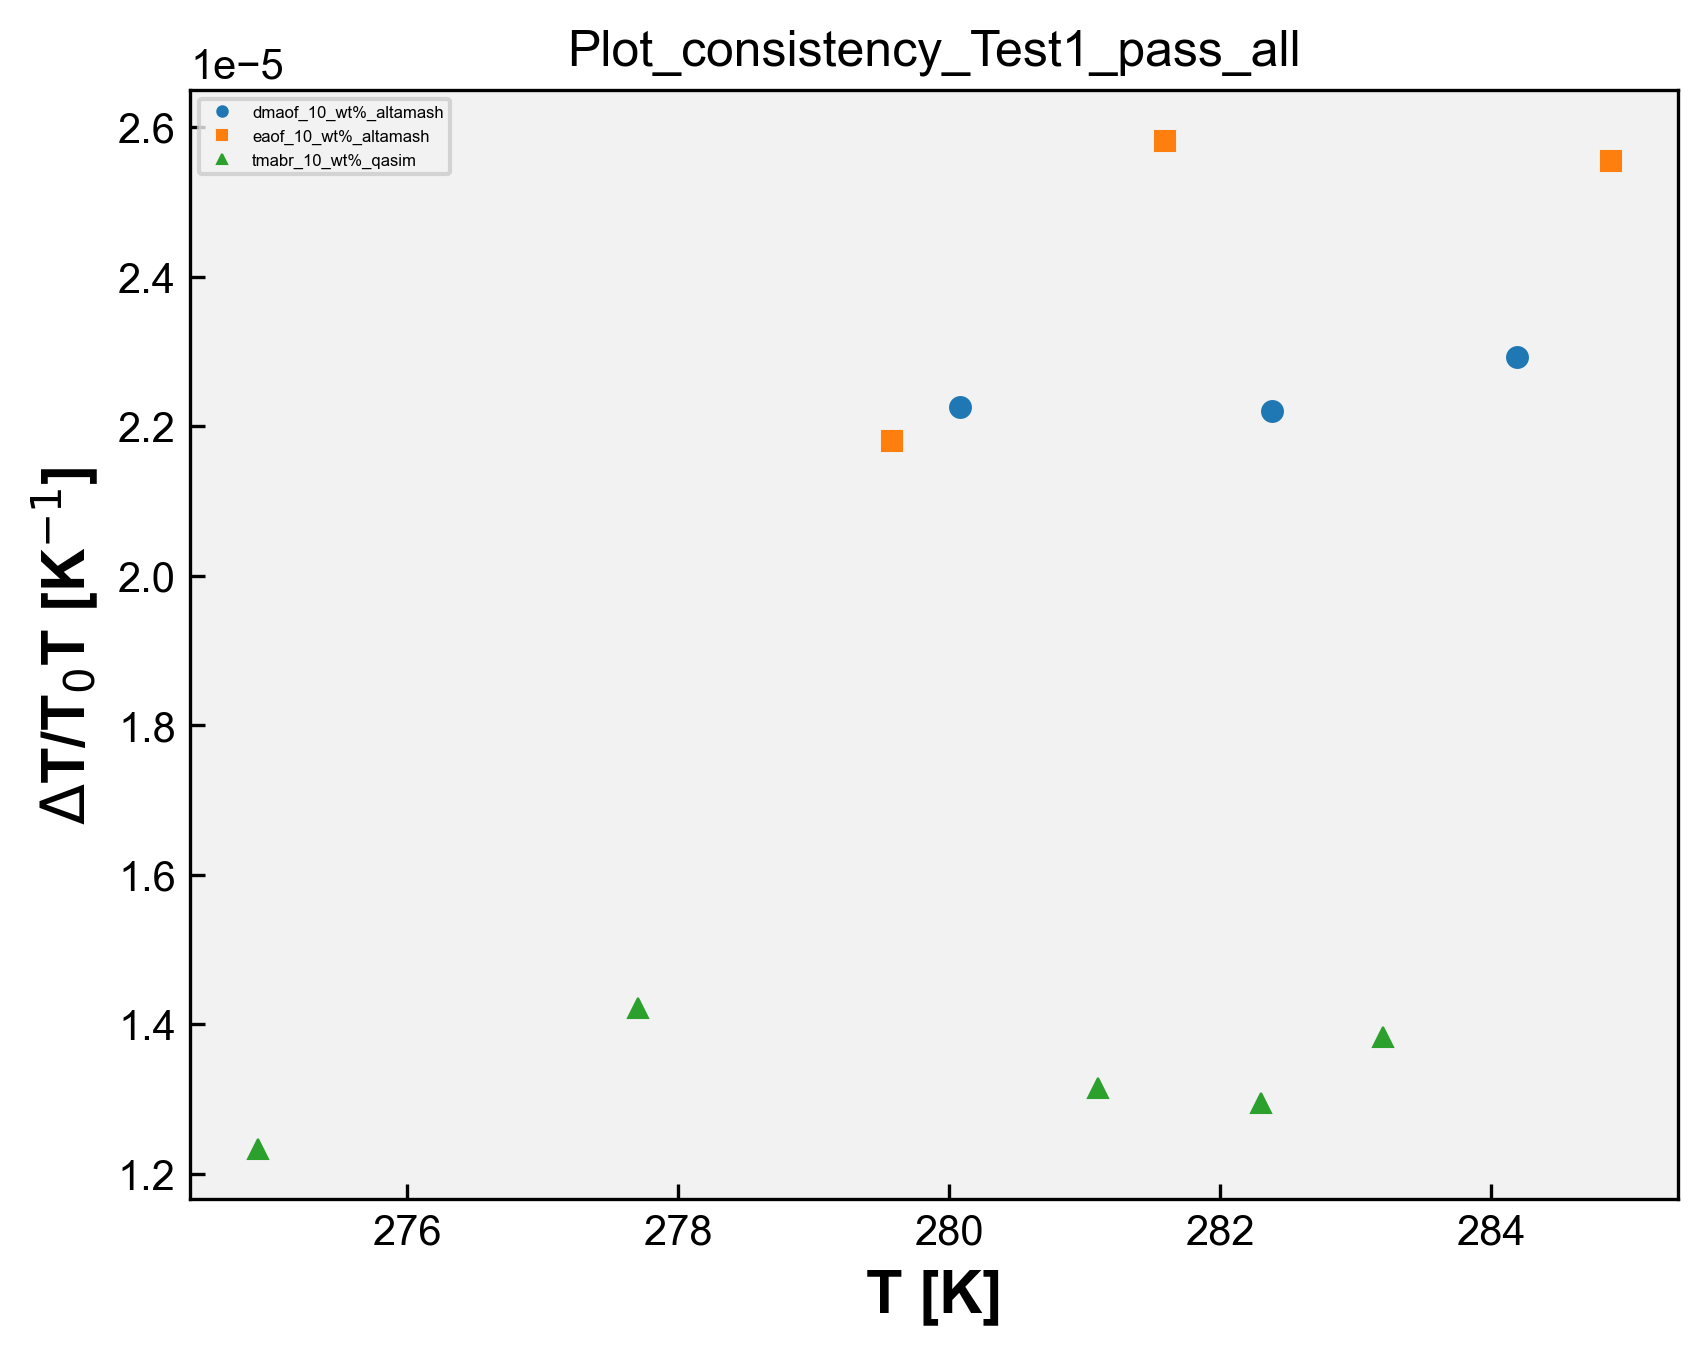

The Python source for this figure:
# Plot_consistency - Test1_pass
import matplotlib.pyplot as plt
import matplotlib
from matplotlib.font_manager import FontProperties
import pandas as pd
import numpy as np
import openpyxl
import os

matplotlib.rcParams['font.family'] = "Arial" # change the default font # mudança da fonte
matplotlib.rcParams['xtick.direction'] = 'in' # change the ticks direction # mudança da direção dos marcadores ao longo dos eixos de um gráfico que indicam valores específicos
matplotlib.rcParams['ytick.direction'] = 'in'
font = FontProperties() # cria uma instância de propriedades de fontes, tamanho, estilo e família
font.set_family('sans-serif') # 'serif', 'sans-serif', 'cursive', 'fantasy', or 'monospace' # família da fonte
font.set_name('Arial') # nome da fonte
font.set_weight('bold') # 'ultralight', 'light', 'normal', 'regular', 'book', 'medium', 'roman', 'semibold', 'demibold', 'demi', 'bold', 'heavy', 'extra bold', 'black' # peso da fonte
font.set_style('normal') #'normal', 'italic' or 'oblique' # estilo da fonte, negrito, itálico, normal, etc
font.set_size('x-large') # xx-small', 'x-small', 'small', 'medium', 'large', 'x-large', 'xx-large' # tamanho da fonte
plt.rcParams['figure.dpi'] = 300 # resolução padrão para as figuras exibidas na tela
plt.rcParams['savefig.dpi'] = 300 # resolução padrão para as figuras salvas em arquivos PNG, PDF ou SVG
opt = {'fillstyle':'full','markersize':5,'markeredgewidth':0.5} # aparência dos marcadores, fillstyle: full - estilo de preenchimento markersize: 5 - tamanho do marcador markeredgewidth: 0.5 largura da borda do marcador
plt.rcParams['figure.facecolor'] = (1.0,1.0,1.0,0.0) # cor de fundo da figura como transparente
plt.rcParams['axes.facecolor'] = '0.95' # cor de fundo dos eixos como uma tonalidade de cinza claro
#plt.rcParams['figure.figsize'] = (4,4) # tamanho da figura padrão em polegadas


caminho_arquivo = 'Test1_pass.xlsx' # caminho do arquivo de DMA
wb = openpyxl.load_workbook(caminho_arquivo) # ler dados de abas individuais do arquivo Excel sem abrir e fechar repetidamente, mantém aberto. Mais eficiente se você precisa ler dados de várias abas do arquivo. Lista com os nomes de todas as abas do arquivo Excel.
# load_workbook é a função usada para carregar o arquvio Excel

dados_coluna_D_array = [] # matriz para guardar os dados da coluna C de todas as sheet
dados_coluna_K_array = [] # matriz para guardar os dados da coluna I de todas as sheet

nomes_abas = []

for i in wb.sheetnames: # para i dentro da lista wb com os nomes de todas as abas
    nome_aba = wb[i] # obtém o nome da aba na posição i na lista wb, que contém os nomes de todas as abas
    nome_aba_split = nome_aba.title.split("_") # nome_aba é o nome completo da aba. nome_aba.title converte o nome da aba para o formato de título. split("_ ") divide o nome da aba em duas partes usando o caractere "_ "
    if len(nome_aba_split) > 2: # se o nome da aba contiver mais de duas partes
        nome_aba_split.insert(2, "wt%") # insere wt% entre a segunda e a terceira partes do nome da aba
        nome_aba_final = "_".join(nome_aba_split) # junta as partes do nome da aba de volta com "_"
        print('nome_aba_final', nome_aba_final)
        nomes_abas.append(nome_aba_final) # adiciona o nome modificado _a lista de nomes das abas
    else:
        nomes_abas.append(nome_aba.title) # nome da aba não tiver mais de duas partes, adiciona o nome completo da aba à lista nomes_abas (usada na legenda)

    dados_coluna_D = [] # abre uma lista para os dados da coluna C da sheet
    dados_coluna_K = [] # abre uma lista para os dados da coluna I da sheet

    for j in nome_aba.iter_rows(min_row=2, values_only=True): # iter_rows: permite iterar sobre as linhas dessa aba # min_row=2: especifica a primeira linha a ser considerada, nesse caso, começa na segunda linha, pois a primeira linha geralmente contém os cabeçalhos das colunas # values_only=True: indica que queremos obter apenas os valores das células, sem incluir informações adicionais como formatação, fórmulas ou estilos.
        dados_coluna_D.append(j[3])
        dados_coluna_K.append(j[10])

    dados_coluna_D_array.append(dados_coluna_D)
    dados_coluna_K_array.append(dados_coluna_K)

print('dados_C', dados_coluna_D_array)
print('dados_I', dados_coluna_K_array)

# Plotagem dos dados:

symbols = ['o', 's', '^', 'D', 'v', '>', '<', 'P', 'X', 'H', '*', 'h', '+', 'x', '|', '_', '1', '2', '3', '4', 'p', ',', '.', '8', 'p', 'd', 'D', '|', '_', '$...$']
# Exemplos de símbolos

# Vetor de cores
colors = ['#1f77b4', '#ff7f0e', '#2ca02c', '#d62728', '#9467bd', '#8c564b', '#e377c2', '#7f7f7f', '#bcbd22', '#17becf',  '#aec7e8',  '#ffbb78', '#98df8a', '#ff9896', '#c5b0d5', '#c49c94',  '#f7b6d2', '#c7c7c7',  '#dbdb8d',  '#9edae5',  '#393b79',  '#5254a3', '#6b6ecf',  '#9c9ede',  '#637939',  '#8ca252',  '#b5cf6b', '#cedb9c',  '#8c6d31',  '#bd9e39',  '#e7ba52',  '#e7cb94',  '#843c39', '#ad494a', '#d6616b',  '#e7969c',  '#7b4173', '#a55194',  '#ce6dbd',  '#de9ed6']

for i in range(len(dados_coluna_D_array)):
    x = dados_coluna_D_array[i]
    y = dados_coluna_K_array[i]
    print('x', x)
    print('y', y)
    symbol=symbols[i]
    color=colors[i]
    plt.plot(x, y, marker=symbol, markersize=opt['markersize'], markeredgewidth=opt['markeredgewidth'], fillstyle=opt['fillstyle'], color=color, linestyle='none')

plt.legend(nomes_abas, loc='upper left', fontsize=4, markerscale=0.5)
plt.xlabel('T [K]',fontproperties=font)
plt.ylabel('$\Delta$T/T$_0$T [K$^{-1}$]',fontproperties=font)
#plt.legend(loc="upper left")
# teste
nome_arquivo_python = os.path.basename(__file__) # obter o nome do arquivo python atual
nome_arquivo_sem_extensao = os.path.splitext(nome_arquivo_python)[0] # obter o nome do arquivo sem extensão # [0] vai acessar o primeiro elemento da tupla retornado por path.splitext

plt.title(nome_arquivo_sem_extensao)

plt.savefig(f'{nome_arquivo_sem_extensao}.png',format='png',bbox_inches='tight',
                dpi=300,transparent=False)
plt.show()
